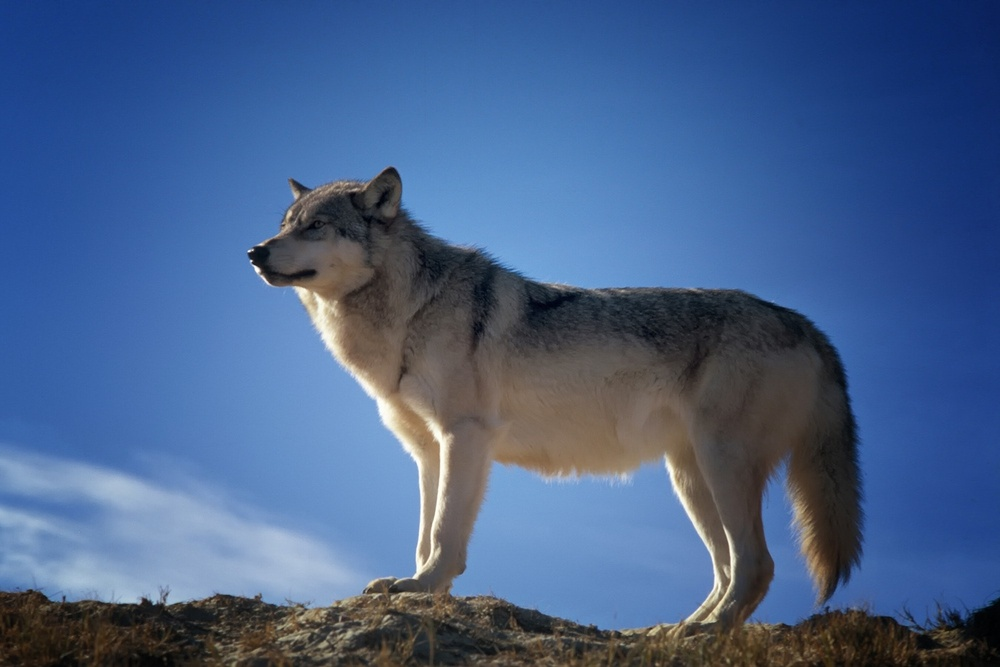
#> input picture Team_18/Code/main-program/Sample_297x210/dog2.jpg, 1000 x 667 px, shrunk from 1999 x 1333 before the run
$ python Dither.py Sample_297x210/dog2.jpg Sample_297x210/X1+X2.png out.png
#> lines starting #> are read from the running program, lines starting #| are printed output that depends on the picture
import numpy as np
import cv2
import math
import sys

filename = sys.argv[1]
filtername = sys.argv[2]
resultname = sys.argv[3]
img = cv2.imread(filename, cv2.IMREAD_GRAYSCALE)
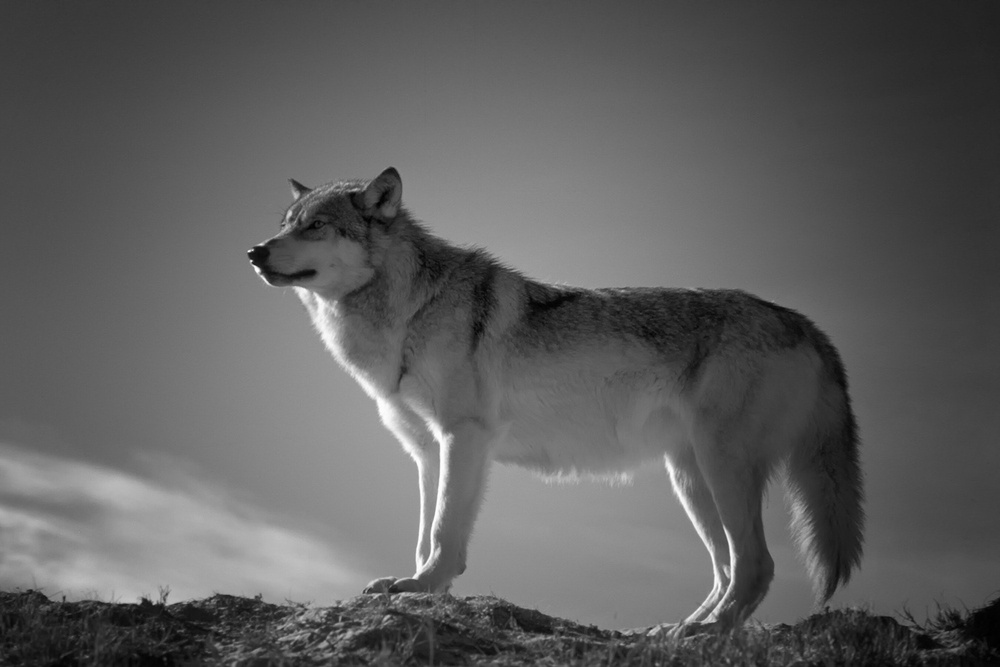
#> img: shape (667, 1000); min 0, max 255, mean 93.7
Filter = cv2.imread(filtername, cv2.IMREAD_GRAYSCALE)
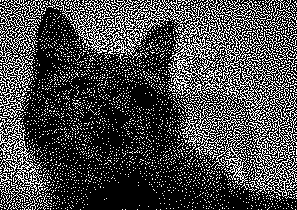
#> input picture Team_18/Code/main-program/Sample_297x210/X1+X2.png, 297 x 210 px
#> Filter: shape (210, 297); 28.2% white in thin lines or dots
res = np.zeros((img.shape[0], img.shape[1]))
for i in range(0, img.shape[0]):
    for j in range(0, img.shape[1]):
        fi = i % Filter.shape[0]
        fj = j % Filter.shape[1]
        if img[i][j] > Filter[fi][fj]:
            res[i][j] = 255
        else:
            res[i][j] = 0
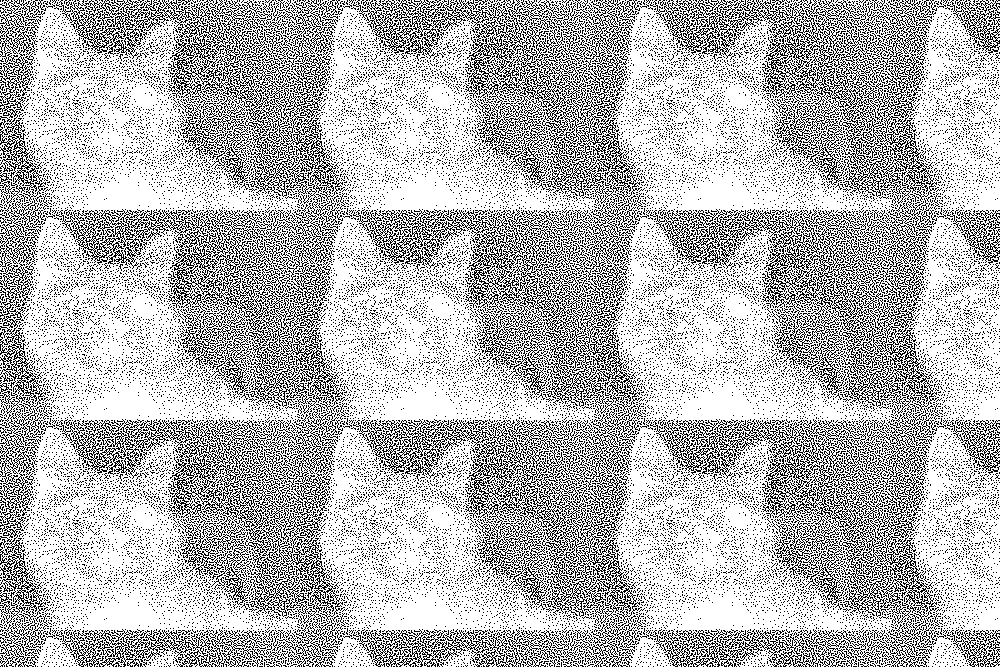
#> res: shape (667, 1000) float64; 71.6% white; black in thin lines or dots
cv2.imwrite(resultname, res)
